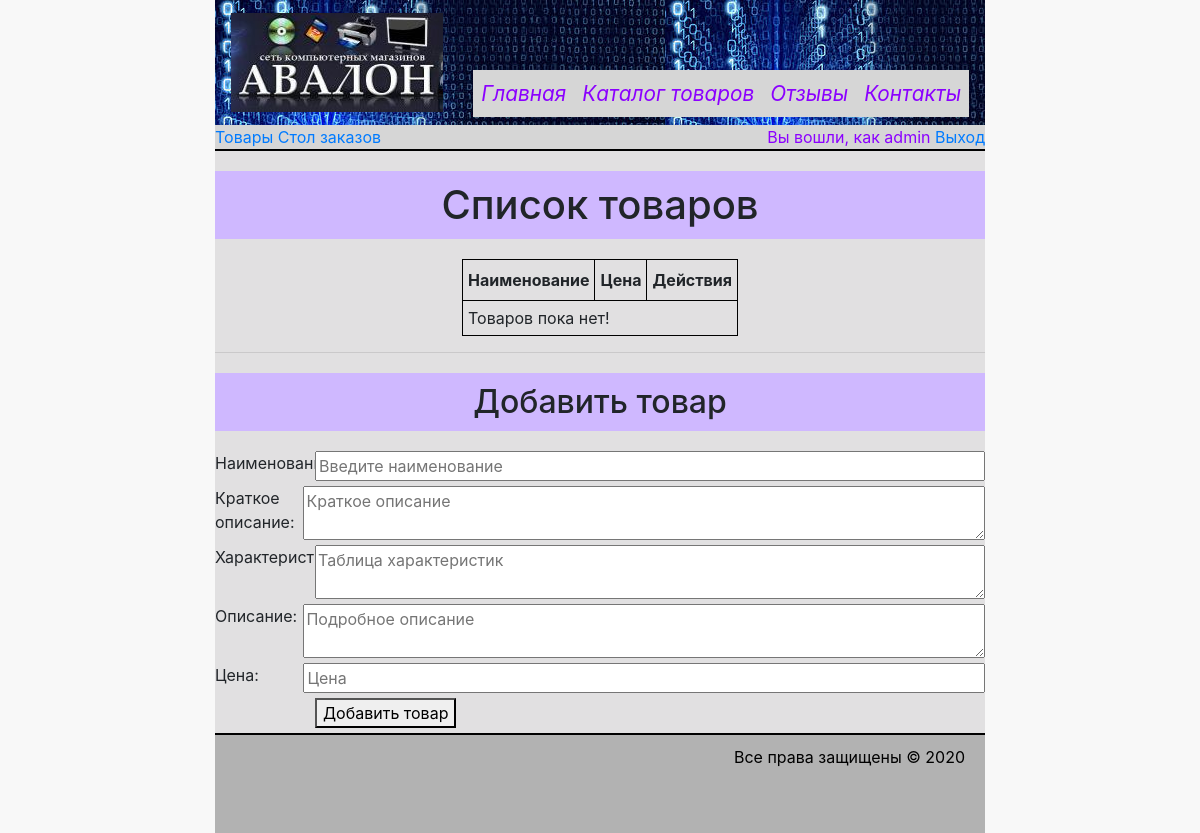
Before: /?page=goods (signed in) with the older database file.
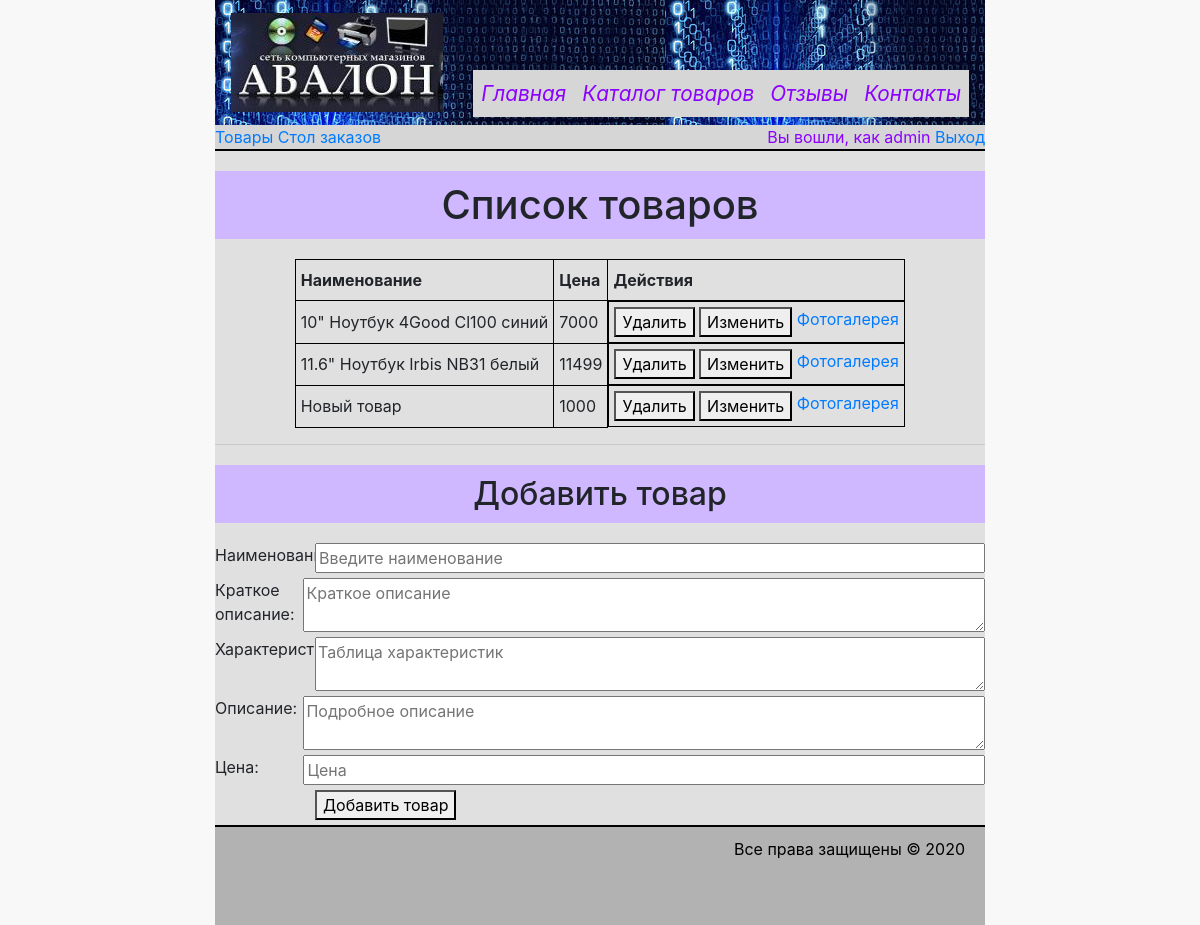
After: the same page with the newer database file.
### tables this page shows
CREATE TABLE IF NOT EXISTS goods (
  id INT(11) UNSIGNED NOT NULL AUTO_INCREMENT,
  name VARCHAR(255) NOT NULL,
  description_short TEXT DEFAULT NULL,
  thumbnail VARCHAR(255) DEFAULT 'NULL',
  property TEXT DEFAULT NULL,
  description TEXT DEFAULT NULL,
  price DOUBLE DEFAULT NULL,
  PRIMARY KEY (id)
);

### functions.inc (called while the page is built, shortened)
<?php
function isAdmin() {
    return isset($_SESSION) && $_SESSION['is_admin'] == '1';
}

### classes/DB.class.php (called while the page is built, shortened)
<?php
class DB
{
    private static $instance = null;
    static function getInstance()
    {
        if (self::$instance === null) {
            self::$instance = new DB();
        }
        return self::$instance;
    }
    private function __construct()
    {
        $conf = ['host' => '127.0.0.1',
            'user' => 'root',
            'password' => 'root',
            'db' => 'internet_shop'];
        $this->DBLink = new PDO("mysql:host={$conf['host']};dbname={$conf['db']};charset=UTF8", $conf['user'], $conf['password'],
            array(PDO::MYSQL_ATTR_INIT_COMMAND => 'SET NAMES \'UTF8\';'));
    }
    function QueryMany()
    {
        try {
            $args = func_get_args();
            $query = array_shift($args);
            if (!($rs = $this->getInstance()->DBLink->prepare($query))) {
                throw new Exception('Ошибка prepare');
            }
            if (!$rs->execute($args)) {
                throw new Exception('Ошибка execute');
            }
            if (!preg_match('/^\s*(insert|update|delete)/si', $query) && $rs->columnCount() > 0) {
                $rows = array();
                while ($row = $rs->fetch(PDO::FETCH_ASSOC)) {
                    if (isset($row['id']))
                        $rows[$row['id']] = $row;
                    else
                        $rows[] = $row;
                }
                return $rows;
            }
            return true;
        } catch (Exception $exc) {
            $DBError = $exc->getMessage();
            if (!$this->getInstance()->DBLink) {
                throw new Exception($DBError);
            }
            if ($this->getInstance()->DBLink->inTransaction()) $this->getInstance()->DBLink->rollBack();
            throw new Exception($DBError);
        }
    }
}

### goods.inc (the view, shortened to what this page needs)
    ?><h1>Эта страница для админа!</h1><?php
$goods_item = [];
try {
    $rows = DB::getInstance()->QueryMany("SELECT * FROM goods order by `name`");
} catch (Exception $e) {
    $error[] = $e->getMessage();
}
?>
<h1>Список товаров</h1>
<table class="tbl_harakteristiki">
    <tr>
        <th>Наименование</th>
        <th>Цена</th>
        <?php if (isAdmin()) { ?>
            <th>Действия</th>
        <?php } ?>
    </tr>
    <?php if (!$rows) {
        echo "<tr><td colspan='3'>Товаров пока нет!</td></tr>";
    } else {
        foreach ($rows as $row) {
            ?>
            <tr>
                <td><?= $row['name'] ?></td>
                <td><?= $row['price'] ?></td>
                <?php if (isAdmin()) { ?>
                    <td class="feedback-actions__panel">
                        <form action="?page=goods" method="post"><input type="hidden" name="id"
                            <button type="submit" name="action" value="delete" title="Удалить товар">Удалить</button>&nbsp;
                        </form>
                        <form action="?page=goods" method="post"><input type="hidden" name="id"
                            <button type="submit" name="action" value="edit" title="Изменить товар">Изменить</button>&nbsp;
                        </form>
                        <a href="<?= '?page=photo&product_id=' ?><?= $row['id'] ?>">Фотогалерея</a>
                    </td>
                <?php } ?>
            </tr>
            <?php
        }
    } ?>
</table>
<hr>
<?php if ($goods_item['action'] == 'edit') { ?>
    <h2>Редактировать товар</h2>
<?php } else { ?>
    <h2>Добавить товар</h2>
<?php } ?>
<form action="?page=goods" method="post">
    <div class="input_field"><span>Наименование: </span><input type="text" name="name" value="<?= htmlspecialchars($goods_item['name']) ?>"
                                                      required placeholder="Введите наименование"></div>
    <div class="input_field"><span>Краткое описание: </span><textarea name="description_short"
                                                           placeholder="Краткое описание"><?= htmlspecialchars($goods_item['description_short']) ?></textarea>
    </div>
    <div class="input_field"><span>Характеристики: </span><textarea name="property"
                                                           placeholder="Таблица характеристик"><?= htmlspecialchars($goods_item['property']) ?></textarea>
    </div>
    <div class="input_field"><span>Описание: </span><textarea name="description"
                                                           placeholder="Подробное описание"><?= htmlspecialchars($goods_item['description']) ?></textarea>
    </div>
    <div class="input_field"><span>Цена: </span><input type="text" name="price" value="<?= $goods_item['price'] ?>"
                                                       placeholder="Цена"></div>
    <div class="input_field"><span>&nbsp;</span>
        <?php if ($goods_item['action'] == 'edit') { ?>
            <button type="submit" name="action" value="update">Обновить товар</button>
        <?php } else { ?>
            <button type="submit" name="action" value="add">Добавить товар</button>
        <?php } ?>
    </div>
</form>

Changed rows visible on the page:
added goods: name "10\" Ноутбук 4Good Cl100 синий", price "7000"
added goods: name "11.6\" Ноутбук Irbis NB31 белый", price "11499"
added goods: name "Новый товар", price "1000"
Other visible differences:
text no longer shown: "Товаров пока нет!"
